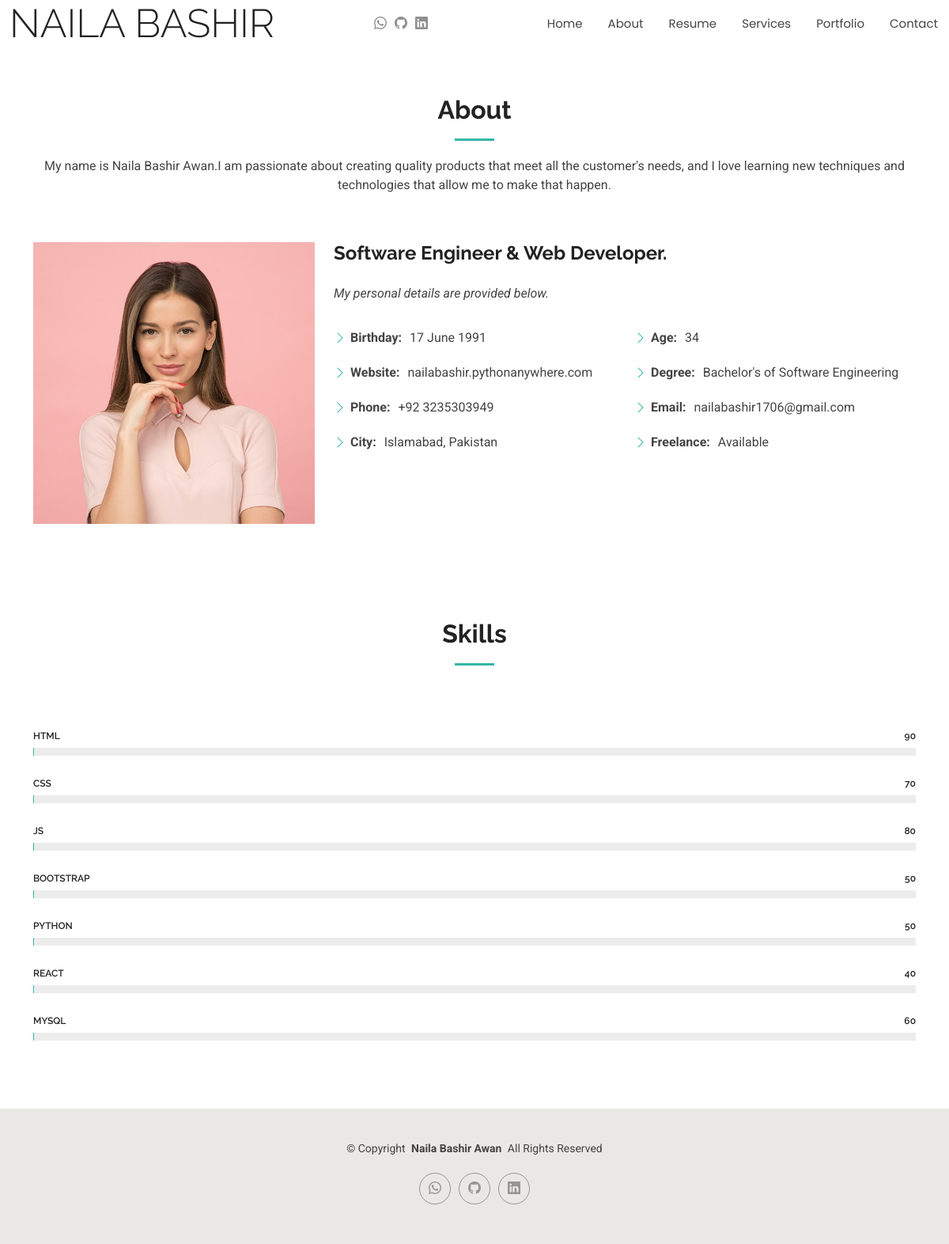
The page /about/ on the database its author committed.
### portfolio/models.py (models this page shows, shortened)
class skills(models.Model):
    skill_name=models.CharField(max_length=100)
    skill_percentage=models.IntegerField()

### portfolio/views.py (the view)
# urls.py: path('about/', about, name='about'),
def about(request):
    if request.method == 'GET':
        skillsdata=skills.objects.all()
    context = {
        'skillsdata': skillsdata
    }
    return render(request, 'about.html', context)

### portfolio/templates/about.html (shortened to what this page needs)
{% extends 'starter-page.html' %}
{% block content %}
{% load static %}
    <section id="about" class="about section">
      <div class="container section-title" data-aos="fade-up">
        <h2>About</h2>
        <p>My name is Naila Bashir Awan.I am passionate about creating quality products that meet all the customer's needs, and I love learning new techniques and technologies that allow me to make that happen.</p>
      </div>
      <div class="container" data-aos="fade-up" data-aos-delay="100">
        <div class="row gy-4 justify-content-center">
          <div class="col-lg-4">
            <img src="{% static 'img/profile-img.jpg' %}" class="img-fluid" alt="">
          </div>
          <div class="col-lg-8 content">
            <h2>Software Engineer &amp; Web Developer.</h2>
            <p class="fst-italic py-3">
              My personal details are provided below.
            </p>
            <div class="row">
              <div class="col-lg-6">
                <ul>
                  <li><i class="bi bi-chevron-right"></i> <strong>Birthday:</strong> <span>17 June 1991</span></li>
                  <li><i class="bi bi-chevron-right"></i> <strong>Website:</strong> <span>nailabashir.pythonanywhere.com</span></li>
                  <li><i class="bi bi-chevron-right"></i> <strong>Phone:</strong> <span>+92 3235303949</span></li>
                  <li><i class="bi bi-chevron-right"></i> <strong>City:</strong> <span>Islamabad, Pakistan</span></li>
                </ul>
              </div>
              <div class="col-lg-6">
                <ul>
                  <li><i class="bi bi-chevron-right"></i> <strong>Age:</strong> <span>34</span></li>
                  <li><i class="bi bi-chevron-right"></i> <strong>Degree:</strong> <span>Bachelor's of Software Engineering</span></li>
                  <li><i class="bi bi-chevron-right"></i> <strong>Email:</strong> <span>nailabashir1706@gmail.com</span></li>
                  <li><i class="bi bi-chevron-right"></i> <strong>Freelance:</strong> <span>Available</span></li>
                </ul>
              </div>
            </div>
          </div>
        </div>
      </div>
    </section>
    <section id="skills" class="skills section">
      <div class="container section-title" data-aos="fade-up">
        <h2>Skills</h2>
      </div>
      <div class="container" data-aos="fade-up" data-aos-delay="100">
        <div class="row skills-content skills-animation">
        {% for n in skillsdata %}
          <div class="col-lg-12">
            <div class="progress">
              <span class="skill"><span>{{n.skill_name}}</span> <i class="val">{{n.skill_percentage}}</i></span>
              <div class="progress-bar-wrap">
              </div>
            </div>
            {% endfor %}
          </div>
      </div>
    </section>
  {% endblock %}

### portfolio/templates/starter-page.html (shortened to what this page needs)
{% load static %}
<!DOCTYPE html>
<html lang="en">
<head>
  <link href="{% static 'assets/vendor/bootstrap/css/bootstrap.min.css' %}" rel="stylesheet">
  <link href="{% static 'assets/vendor/bootstrap-icons/bootstrap-icons.css' %}" rel="stylesheet">
  <link href="{% static 'assets/vendor/aos/aos.css' %}" rel="stylesheet">
  <link href="{% static 'assets/vendor/swiper/swiper-bundle.min.css' %}" rel="stylesheet">
  <link href="{% static 'assets/vendor/glightbox/css/glightbox.min.css' %}" rel="stylesheet">
  <link href="{% static 'css/main.css' %}" rel="stylesheet">
</head>
<body class="starter-page-page">
  <header id="header" class="header d-flex align-items-center light-background sticky-top">
    <div class="container-fluid position-relative d-flex align-items-center justify-content-between">
      <a href="{% url 'index' %}" class="logo d-flex align-items-center me-auto me-xl-0">
        <h1 class="sitename">Naila Bashir</h1>
      </a>
      <nav id="navmenu" class="navmenu">
        <ul>
          <li><a href="{% url 'index' %}">Home</a></li>
          <li><a href="{% url 'about' %}">About</a></li>
          <li><a href="{% url 'resume' %}">Resume</a></li>
          <li><a href="{% url 'services' %}">Services</a></li>
          <li><a href="{% url 'portfolio' %}">Portfolio</a></li>
          <li><a href="{% url 'contact' %}">Contact</a></li>
        </ul>
      </nav>
      <div class="header-social-links">
        <a href="https://wa.me/923235303949" target="_blank"><i class="bi bi-whatsapp"></i></a>
        <a href="https://github.com/NailaBashirAwan" target="_blank"><i class="bi bi-github"></i></a>
        <a href="https://linkedin.com/in/naila-bashir-446b77384" target="_blank"><i class="bi bi-linkedin"></i></a>
      </div>
    </div>
  </header>
  <main class="main">
  {% block content %}
  {% endblock %}
  </main>
  <footer id="footer" class="footer light-background">
    <div class="container">
      <div class="copyright text-center ">
        <p>© <span>Copyright</span> <strong class="px-1 sitename">Naila Bashir Awan</strong> <span>All Rights Reserved<br></span></p>
      </div>
      <div class="social-links d-flex justify-content-center">
        <a href="https://wa.me/923235303949" target="_blank"><i class="bi bi-whatsapp"></i></a>
        <a href="https://github.com/NailaBashirAwan" target="_blank"><i class="bi bi-github"></i></a>
        <a href="https://linkedin.com/in/naila-bashir-446b77384" target="_blank"><i class="bi bi-linkedin"></i></a>
      </div>
    </div>
  </footer>
</body>
</html>

### rows shown on the page
skills: skill_name "HTML", skill_percentage "90"
skills: skill_name "CSS", skill_percentage "70"
skills: skill_name "JS", skill_percentage "80"
skills: skill_name "BOOTSTRAP", skill_percentage "50"
skills: skill_name "PYTHON", skill_percentage "50"
skills: skill_name "REACT", skill_percentage "40"
skills: skill_name "MYSQL", skill_percentage "60"
